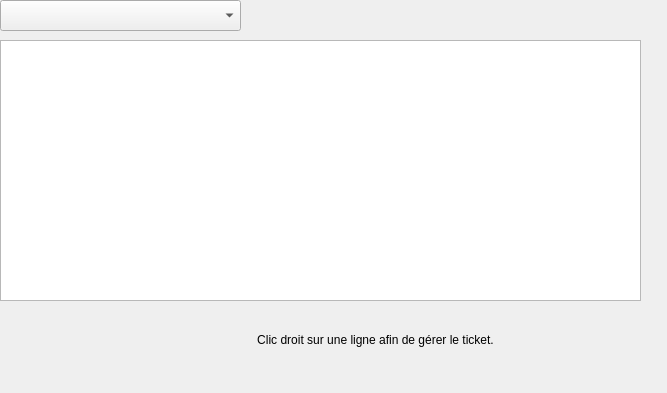
<?xml version="1.0" encoding="UTF-8"?>
<ui version="4.0">
 <class>gestion_ticket</class>
 <widget class="QWidget" name="gestion_ticket">
  <property name="geometry">
   <rect>
    <x>0</x>
    <y>0</y>
    <width>667</width>
    <height>393</height>
   </rect>
  </property>
  <property name="windowTitle">
   <string>Form</string>
  </property>
  <widget class="QComboBox" name="selectEtat">
   <property name="geometry">
    <rect>
     <x>0</x>
     <y>0</y>
     <width>241</width>
     <height>31</height>
    </rect>
   </property>
  </widget>
  <widget class="QLabel" name="label">
   <property name="geometry">
    <rect>
     <x>200</x>
     <y>320</y>
     <width>351</width>
     <height>41</height>
    </rect>
   </property>
   <property name="text">
    <string>&lt;html&gt;&lt;head/&gt;&lt;body&gt;&lt;p align=&quot;center&quot;&gt;Clic droit sur une ligne afin de gérer le ticket.&lt;/p&gt;&lt;/body&gt;&lt;/html&gt;</string>
   </property>
  </widget>
  <widget class="QTableView" name="table_tickets">
   <property name="geometry">
    <rect>
     <x>0</x>
     <y>40</y>
     <width>641</width>
     <height>261</height>
    </rect>
   </property>
  </widget>
 </widget>
 <resources/>
 <connections/>
</ui>
